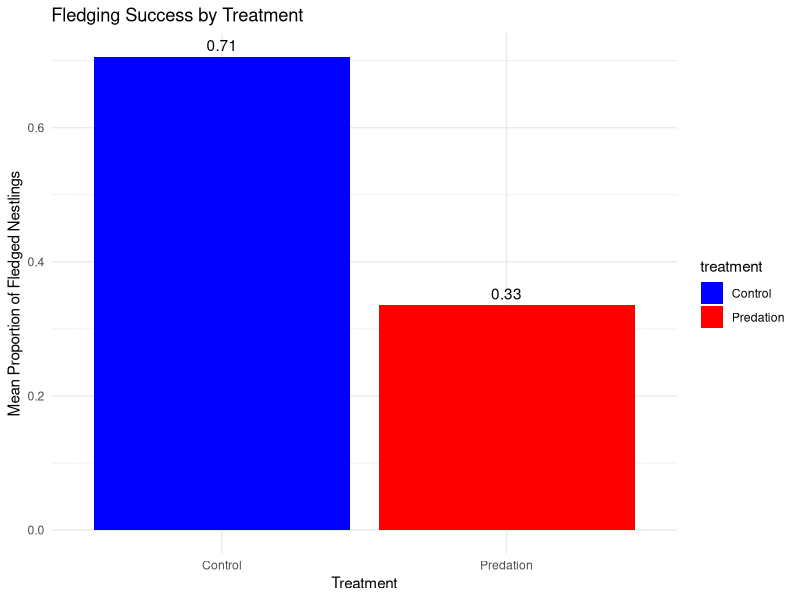
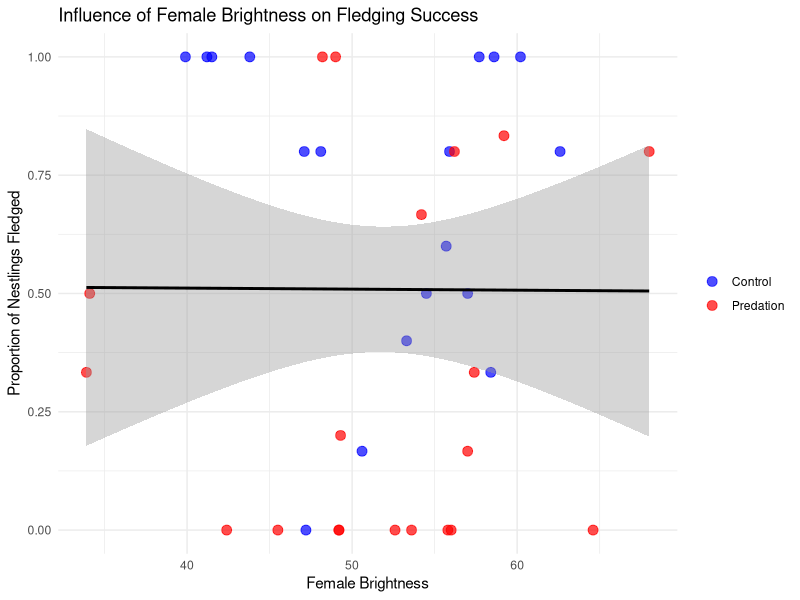

Reproduce these figures in R, in order.
## ---- chunk 1
# load packages and data 
library(dslabs)
library(dplyr)
## ---- chunk 2
#Load package to read files
library(readr)
#Import dataset assigning it a variable name
#Then open dataset to make sure it imported properly
swallows <- read_csv("quiz/swallows.csv")
View(swallows)
brightness <- read_csv("quiz/brightness.csv")
View(brightness)

# Google? N
# RStudio is superhelpful in which you can just click on the dataset and it will import it using the commands above.
## ---- chunk 3
#Create new dataframe assigning it a descriptive variable name
#Opted not to alter the swallows dataset in case I mess up and need the unaltered version again
#Then open dataframe to make sure it merged properly.Thankfully it did. It added brightness according to nestbox.
updated_swallows <- merge(swallows, brightness, by="nestbox")
View(updated_swallows)

# Google? Y
## ---- chunk 4
#Chose random nestbox IDs and checked each dataframe manually to make sure that the information was stored correctly

# Google N
## ---- chunk 5
#I did n_fledged divided by brood to obtain the proportion of nestlings that fledged. There was no nest_fate column as that is data from the swallow_nestlings.csv.

#So it takes the value on the right and puts it into the new column identified on the left
updated_swallows$prop_fledged <- updated_swallows$n_fledged / updated_swallows$brood
View (updated_swallows)

# ChatGPT
## ---- chunk 6
#This was cool because I learned that piping in R and Linux is different. In Linux I'm used to pipe being '|' but in R, '%>%' is used to string commands together. 

mean_prop <- updated_swallows %>%
  group_by(treatment) %>% 
  summarise(mean_prop_fledged = mean(prop_fledged, na.rm = TRUE))
print(mean_prop)

# ChatGPT
## ---- chunk 7
#Load package
library(ggplot2)

#Make Bar plot
#Had issues with color showing up but it was just because I mislabeled the scale_fill values which I have since fixed.
ggplot(mean_prop, aes(x = treatment, y = mean_prop_fledged, fill = treatment)) +
  geom_bar(stat = "identity") +
  labs(title = "Fledging Success by Treatment",
       x = "Treatment",
       y = "Mean Proportion of Fledged Nestlings") +
  theme_minimal() +
  scale_fill_manual(values = c("Control" = "blue", "Predation" = "red")) +
  geom_text(aes(label = round(mean_prop_fledged, 2)), vjust = -0.5)

# ChatGPT
## ---- chunk 8
# Scatter plot with regression line
ggplot(updated_swallows, aes(x = brightness, y = prop_fledged, color = treatment)) +
  geom_point(size = 3, alpha = 0.7) +
  geom_smooth(method = "lm", se = TRUE, color = "black") +
  labs(title = "Influence of Female Brightness on Fledging Success",
       x = "Female Brightness",
       y = "Proportion of Nestlings Fledged") +
  theme_minimal() +
  scale_color_manual(values = c("Control" = "blue", "Predation" = "red")) +
  theme(legend.title = element_blank())

#Based on the plot it does not seem that there is a strong connection between fledgling success and female plumage brightness. In the previous figure there was a significant decrease in average fledgling survival under predation compared to the control group. This delineation can still be seen in this last plot but there is not a clear association between brightness and offspring survival.

# ChatGPT
